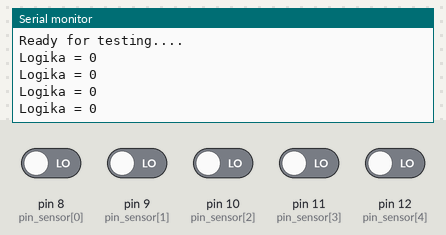
Recording of a sketch running on a simulated Arduino Uno, built with avr-gcc and run on an emulated ATmega328P. Shown: the last lines printed to the serial monitor. The inputs (shaded band) are chosen by the test bench; at power-on: pin 8 (pin_sensor[0]), pin 9 (pin_sensor[1]), pin 10 (pin_sensor[2]), pin 11 (pin_sensor[3]), pin 12 (pin_sensor[4]) LOW.

Above: at 1.8 s.
1.9 s: pin 8 (pin_sensor[0]) driven HIGH
At 2.4 s:
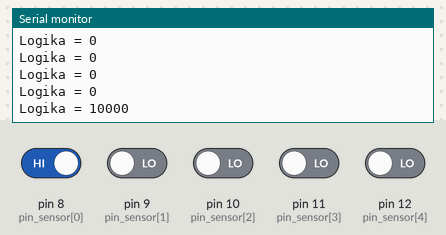
3.4 s: pin 9 (pin_sensor[1]) driven HIGH
At 3.9 s:
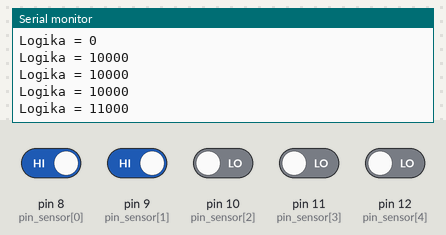
4.9 s: pin 10 (pin_sensor[2]) driven HIGH
At 5.4 s:
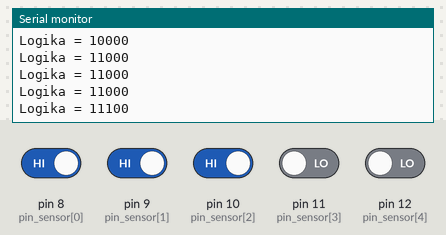
6.4 s: pin 11 (pin_sensor[3]) driven HIGH
At 6.9 s:
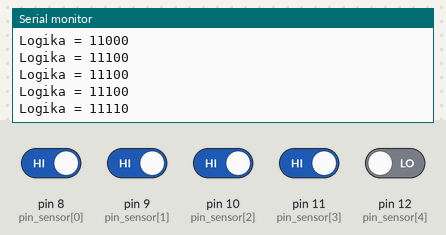
7.9 s: pin 12 (pin_sensor[4]) driven HIGH
At 8.4 s:
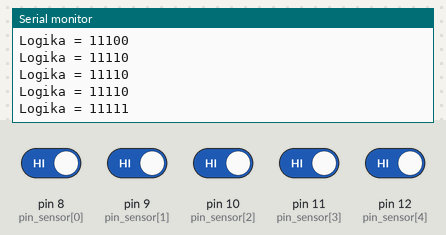
9.4 s: pin 8 (pin_sensor[0]) driven LOW
At 9.9 s:
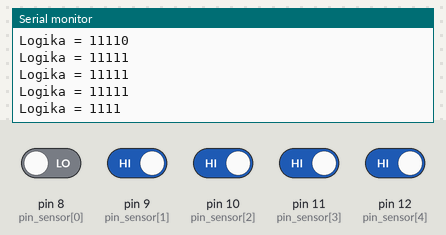
Timing chart, 0 to 11.9 s (numbered marks = the images above; inputs shaded):
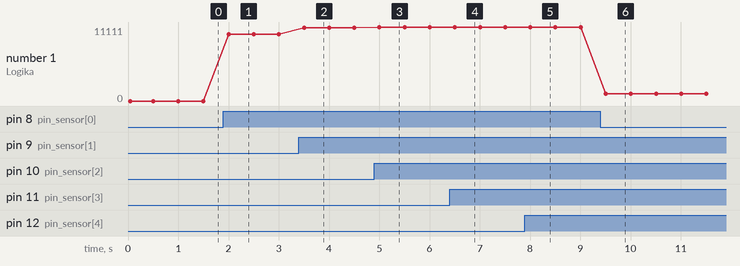

The sketch:

Logic_sensor.ino
```cpp
//deklrasasi pin sensor
int pin_sensor[] = {8, 9, 10, 11, 12};

//hasil pembacaan ditampung
int hasil_baca[] = {0, 0, 0, 0, 0};
int baca_sensor;
int inp;

void setup() {
  Serial.begin(9600);
  int a = 0;
  //setting pin sensor sebagai INPUT
  while (a < 5) {
    pinMode(pin_sensor[a], INPUT);
    a = a + 1;
  }
  Serial.println("Configuration Process");
  Serial.println("Ready for testing....");
}

void loop() {
  baca_sensor = readOut(pin_sensor);
  Serial.print("Logika = "); Serial.print(baca_sensor);
  Serial.println("");
  delay(500);
}

//fungsi untuk membaca & mengubah hasil baca menjadi interger
int readOut(int pin_sensor[]) {
  int a;
  int b = 0;
  int c = 0;
  inp = 0;

  while (c < 5) {
    hasil_baca[c] = 0;
    c = c + 1;
  }
  for (a = 0; a < 5; a++) {
    hasil_baca[a] = digitalRead(pin_sensor[a]);
  }
  while (b < 5) {
    inp = inp * 10 + hasil_baca[b];
    b = b + 1;
  }
  return inp;
}
```

Measured:
- after the input at 1.9 s, the serial monitor: prints a new line after 0.10 s (image 1)
- after the input at 3.4 s, the serial monitor: prints a new line after 0.10 s (image 2)
- after the input at 4.9 s, the serial monitor: prints a new line after 0.10 s (image 3)
- after the input at 6.4 s, the serial monitor: prints a new line after 0.10 s (image 4)
- after the input at 7.9 s, the serial monitor: prints a new line after 0.11 s (image 5)
- after the input at 9.4 s, the serial monitor: prints a new line after 0.11 s (image 6)
- plotted number 1: 0 → 10000 after the input at 1.9 s, 10000 → 11000 after the input at 3.4 s, 11000 → 11100 after the input at 4.9 s, 11100 → 11110 after the input at 6.4 s, 11110 → 11111 after the input at 7.9 s
